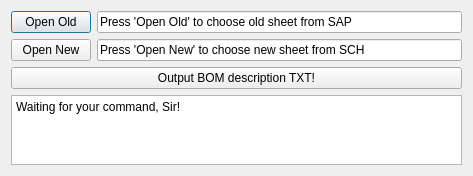
<?xml version="1.0" encoding="UTF-8"?>
<ui version="4.0">
 <class>Dialog</class>
 <widget class="QDialog" name="Dialog">
  <property name="geometry">
   <rect>
    <x>0</x>
    <y>0</y>
    <width>473</width>
    <height>175</height>
   </rect>
  </property>
  <property name="windowTitle">
   <string>Dialog</string>
  </property>
  <layout class="QVBoxLayout" name="verticalLayout_2">
   <item>
    <layout class="QVBoxLayout" name="verticalLayout">
     <item>
      <layout class="QHBoxLayout" name="horizontalLayout_2">
       <item>
        <widget class="QPushButton" name="pushButton_openOld">
         <property name="text">
          <string>Open Old</string>
         </property>
        </widget>
       </item>
       <item>
        <widget class="QLineEdit" name="lineEdit_oldFilePath">
         <property name="text">
          <string>Press 'Open Old' to choose old sheet from SAP</string>
         </property>
        </widget>
       </item>
      </layout>
     </item>
     <item>
      <layout class="QHBoxLayout" name="horizontalLayout">
       <item>
        <widget class="QPushButton" name="pushButton_openNew">
         <property name="text">
          <string>Open New</string>
         </property>
        </widget>
       </item>
       <item>
        <widget class="QLineEdit" name="lineEdit_newFilePath">
         <property name="text">
          <string>Press 'Open New' to choose new sheet from SCH</string>
         </property>
        </widget>
       </item>
      </layout>
     </item>
    </layout>
   </item>
   <item>
    <widget class="QPushButton" name="pushButton_outputResult">
     <property name="text">
      <string>Output BOM description TXT!</string>
     </property>
    </widget>
   </item>
   <item>
    <widget class="QTextBrowser" name="textBrowser_processStatus">
     <property name="html">
      <string>&lt;!DOCTYPE HTML PUBLIC &quot;-//W3C//DTD HTML 4.0//EN&quot; &quot;http://www.w3.org/TR/REC-html40/strict.dtd&quot;&gt;
&lt;html&gt;&lt;head&gt;&lt;meta name=&quot;qrichtext&quot; content=&quot;1&quot; /&gt;&lt;style type=&quot;text/css&quot;&gt;
p, li { white-space: pre-wrap; }
&lt;/style&gt;&lt;/head&gt;&lt;body style=&quot; font-family:'PMingLiU'; font-size:9pt; font-weight:400; font-style:normal;&quot;&gt;
&lt;p style=&quot; margin-top:0px; margin-bottom:0px; margin-left:0px; margin-right:0px; -qt-block-indent:0; text-indent:0px;&quot;&gt;Waiting for your command, Sir!&lt;/p&gt;&lt;/body&gt;&lt;/html&gt;</string>
     </property>
    </widget>
   </item>
  </layout>
 </widget>
 <resources/>
 <connections/>
</ui>
